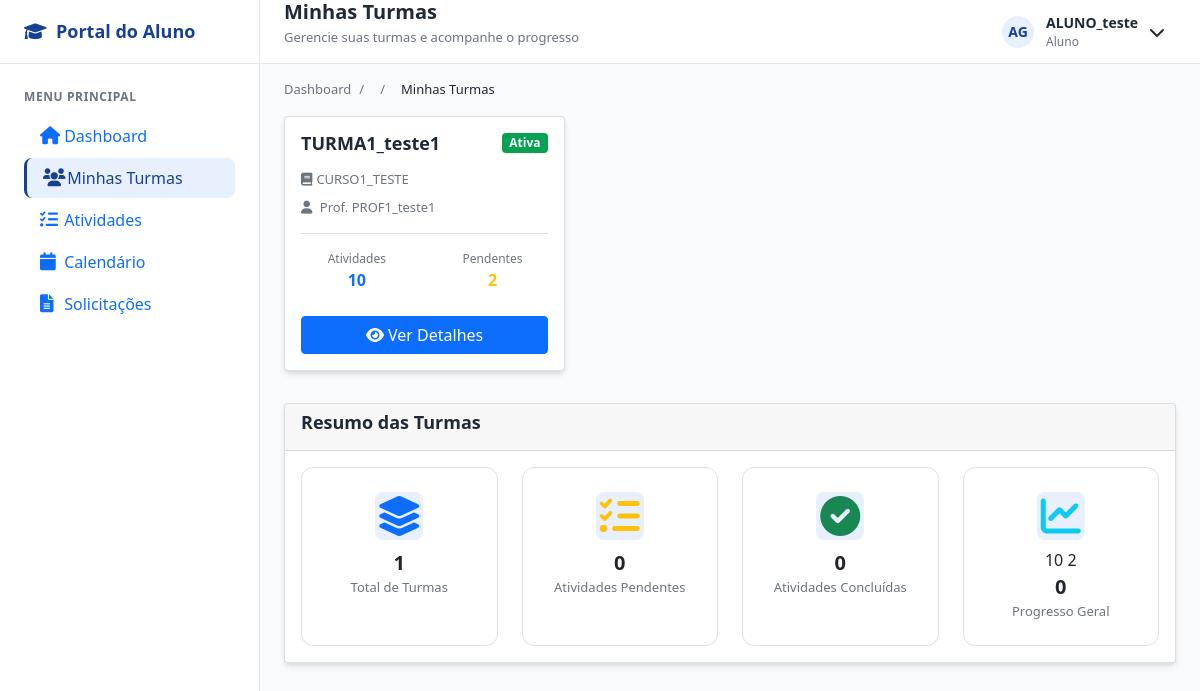
Screenshot of /aluno/turmas/ (signed in) with the database file from the repository.
### login/models.py (models this page shows, shortened)
class Usuario(AbstractUser):
    TIPO_USUARIO = [
        ('aluno', 'Aluno'),
        ('professor', 'Professor'),
        ('secretaria', 'Secretaria'),
    ]
    usuario_id = models.AutoField(primary_key=True)
    nome = models.CharField('Nome', max_length=100, blank=True, null=True)
    sobrenome = models.CharField('Sobrenome', max_length=100, blank=True, null=True)
    email = models.EmailField('E-mail', unique=True, default=None)
    data_nascimento = models.DateField('Data de Nascimento', blank=True, null=True)
    contato = models.CharField(max_length=20, unique=True, blank=True, null=True)
    cpf = models.CharField(max_length=14, unique=True, blank=True, null=True)
    endereco = models.TextField('Endereço', blank=True, null=True)
    tipo = models.CharField(max_length=10, choices=TIPO_USUARIO)
    USERNAME_FIELD = 'email'
    REQUIRED_FIELDS = ['nome','sobrenome','cpf', 'tipo', 'username' ]
    class Meta:
        db_table = 'Usuario'

class Professor(models.Model):
    professor_id = models.AutoField(primary_key=True)
    usuario = models.OneToOneField(Usuario, on_delete=models.CASCADE)
    salario = models.DecimalField(max_digits=10, decimal_places=2)
    status = models.BooleanField(default=True)
    class Meta:
        db_table = 'Professor'

### cursos/models.py (models this page shows, shortened)
class Turma(models.Model):
    TIPO_AULA = [
        ('presencial', 'Presencial'),
        ('semi', 'Semi-presencial'),
        ('ead', 'EAD'),
    ]
    turma_id = models.AutoField(primary_key=True)
    nome = models.CharField(max_length=100, null=True, blank=True)
    curso = models.ForeignKey(Curso, on_delete=models.CASCADE)
    professor = models.ForeignKey('login.professor', on_delete=models.SET_NULL,  # Ou models.SET_DEFAULT
        null=True,                  # Permite NULL
        blank=True,
        default=None)
    data_inicio = models.DateField()
    data_fim = models.DateField( null=True, blank=True)
    dias_semana = models.CharField(max_length=50)
    entrada_horas = models.CharField(max_length=100, null=True, blank=True)
    saida_horas = models.CharField(max_length=100, null=True, blank=True)
    tipo = models.CharField(max_length=10, choices=TIPO_AULA)
    status = models.BooleanField(default=True)
    class Meta:
        db_table = 'Turma'

class Curso(models.Model):
    nome = models.CharField(max_length=150, unique=True, verbose_name="Nome do Curso", default="Sem Nome")
    descricao = models.TextField(blank=True, verbose_name="Descrição")
    carga_horaria = models.PositiveIntegerField(verbose_name="Carga Horária (h)", default=40)
    ativo = models.BooleanField(default=True, verbose_name="Ativo")
    disciplinas = models.ManyToManyField('Disciplina', through='GradeCurricular', blank=True, related_name='cursos')
    class Meta:
        verbose_name = "curso"
        verbose_name_plural = "cursos"
        ordering = ["nome"]

### aluno/views.py (the view)
# urls.py: path('turmas/', views.minhas_turmas, name='minhas_turmas'),
@login_required
@aluno_required
def minhas_turmas(request):
    try:
        aluno = request.user.aluno
    except:
        return render(request, "aluno/error.html", {
            "message": "Perfil de aluno não encontrado."
        })
    matriculas = Matricula.objects.filter(aluno=aluno, status_matricula=True)
    turmas = [matricula.turma for matricula in matriculas]
    turmas_com_info = []
    total_pendentes_geral = 0
    total_atividades_geral = 0
    for turma in turmas:
        atividades_turma = Atividade.objects.filter(turma=turma)
        atividades_pendentes = atividades_turma.filter(
            data_entrega__gte=timezone.now()
        ).count()
        total_atividades = atividades_turma.count()
        total_pendentes_geral += atividades_pendentes
        total_atividades_geral += total_atividades
        turmas_com_info.append({
            'turma': turma,
            'atividades_pendentes': atividades_pendentes,
            'total_atividades': total_atividades,
        })
    total_concluidas = total_atividades_geral - total_pendentes_geral
    progresso_geral = f"{total_concluidas}/{total_atividades_geral}" if total_atividades_geral > 0 else "0"
    context = {
        'turmas_com_info': turmas_com_info,
        'total_turmas': len(turmas_com_info),
        'total_pendentes_geral': total_pendentes_geral,
        'total_atividades_geral': total_atividades_geral,
        'total_concluidas': total_concluidas,
        'progresso_geral': progresso_geral,
    }
    return render(request, "aluno/minhas_turmas.html", context)

### aluno/templates/aluno/minhas_turmas.html (shortened to what this page needs)
{% extends "aluno/base.html" %}
{% load static %}
{% block page_subtitle %}Gerencie suas turmas e acompanhe o progresso{% endblock %}
{% block breadcrumb %}
<div class="breadcrumb-item">
    <span class="breadcrumb-link active">Minhas Turmas</span>
</div>
{% endblock %}
{% block content %}
{% if turmas_com_info %}
    <div class="grid grid-cols-1 md:grid-cols-2 lg:grid-cols-3 gap-4 mb-6">
        {% for turma_info in turmas_com_info %}
        <div class="card h-100">
            <div class="card-body">
                <div class="d-flex justify-content-between align-items-start mb-3">
                    <h5 class="card-title mb-0">{{ turma_info.turma.nome }}</h5>
                    <span class="badge badge-success">Ativa</span>
                </div>
                <p class="text-sm text-muted mb-2">
                    <i class="fas fa-book me-1"></i>{{ turma_info.turma.curso.nome }}
                </p>
                <p class="text-sm text-muted mb-3">
                    <i class="fas fa-user me-1"></i>
                    {% if turma_info.turma.professor %}
                        Prof. {{ turma_info.turma.professor.usuario.nome }}
                    {% else %}
                        Professor não definido
                    {% endif %}
                </p>
                <div class="border-top pt-3 mt-3">
                    <div class="grid grid-cols-2 text-center">
                        <div>
                            <div class="text-xs text-muted">Atividades</div>
                            <div class="text-lg font-bold text-primary">{{ turma_info.total_atividades }}</div>
                        </div>
                        <div>
                            <div class="text-xs text-muted">Pendentes</div>
                            <div class="text-lg font-bold text-warning">{{ turma_info.atividades_pendentes }}</div>
                        </div>
                    </div>
                </div>
                <div class="mt-4">
                    <a href="{% url 'aluno:detalhes_turma' turma_info.turma.turma_id %}"
                       class="btn btn-primary btn-full">
                        <i class="fas fa-eye me-1"></i>Ver Detalhes
                    </a>
                </div>
            </div>
        </div>
        {% endfor %}
    </div>
{% endif %}
<div class="card">
    <div class="card-header">
        <h3 class="card-title">Resumo das Turmas</h3>
    </div>
    <div class="card-body">
        <div class="grid grid-cols-1 md:grid-cols-4 gap-4">
            <div class="border rounded-lg p-4 text-center">
                <div class="stat-icon text-primary mb-2">
                    <i class="fas fa-layer-group fa-2x"></i>
                </div>
                <div class="text-2xl font-bold text-dark">{{ turmas_com_info|length }}</div>
                <div class="text-sm text-muted">Total de Turmas</div>
            </div>
            <div class="border rounded-lg p-4 text-center">
                <div class="stat-icon text-warning mb-2">
                    <i class="fas fa-tasks fa-2x"></i>
                </div>
                {% with total_pendentes=0 %}
                    <div class="text-2xl font-bold text-dark">{{ total_pendentes }}</div>
                {% endwith %}
                <div class="text-sm text-muted">Atividades Pendentes</div>
            </div>
            <div class="border rounded-lg p-4 text-center">
                <div class="stat-icon text-success mb-2">
                    <i class="fas fa-check-circle fa-2x"></i>
                </div>
                {% with total_atividades=0 total_pendentes=0 %}
                    <div class="text-2xl font-bold text-dark">{{ total_atividades }}</div>
                {% endwith %}
                <div class="text-sm text-muted">Atividades Concluídas</div>
            </div>
            <div class="border rounded-lg p-4 text-center">
                <div class="stat-icon text-info mb-2">
                    <i class="fas fa-chart-line fa-2x"></i>
                </div>
                {% with total_atividades=0 total_pendentes=0 %}
                    {% for turma in turmas_com_info %}
                        {% widthratio turma.total_atividades 1 1 as total %}
                        {% widthratio turma.atividades_pendentes 1 1 as pendentes %}
                        {{ total_atividades|add:total }}
                        {{ total_pendentes|add:pendentes }}
                    {% endfor %}
                    {% if total_atividades > 0 %}
                        <div class="text-2xl font-bold text-dark">{{ total_atividades|add:"-total_pendentes" }}/{{ total_atividades }}</div>
                    {% else %}
                        <div class="text-2xl font-bold text-dark">0</div>
                    {% endif %}
                {% endwith %}
                <div class="text-sm text-muted">Progresso Geral</div>
            </div>
        </div>
    </div>
</div>
{% endblock %}

### aluno/templates/aluno/base.html (shortened to what this page needs)
{% load static %}
<!DOCTYPE html>
<html lang="pt-br">
<head>
    <link rel="stylesheet" href="{% static 'aluno/aluno_styles.css' %}">
    <link href="https://cdn.jsdelivr.net/npm/bootstrap@5.1.3/dist/css/bootstrap.min.css" rel="stylesheet">
    <link href="https://cdnjs.cloudflare.com/ajax/libs/font-awesome/6.0.0/css/all.min.css" rel="stylesheet">
</head>
<body>
    <div class="container-app">
        <aside class="sidebar" id="sidebar">
            <div class="sidebar-header">
                <div class="sidebar-brand">
                    <i class="fas fa-graduation-cap nav-icon"></i>
                    <span>Portal do Aluno</span>
                </div>
            </div>
            <nav class="sidebar-nav">
                <div class="nav-group">
                    <div class="nav-group-title">Menu Principal</div>
                    <div class="nav-item">
                        <a href="{% url 'aluno:dashboard_aluno' %}" class="nav-link {% if request.resolver_match.url_name == 'dashboard_aluno' %}active{% endif %}">
                            <i class="fas fa-home nav-icon"></i>
                            <span>Dashboard</span>
                        </a>
                    </div>
                    <div class="nav-item">
                        <a href="{% url 'aluno:minhas_turmas' %}" class="nav-link {% if 'turma' in request.resolver_match.url_name %}active{% endif %}">
                            <i class="fas fa-users nav-icon"></i>
                            <span>Minhas Turmas</span>
                        </a>
                    </div>
                    <div class="nav-item">
                        <a href="{% url 'aluno:lista_atividades' %}" class="nav-link {% if 'atividades' in request.resolver_match.url_name %}active{% endif %}">
                            <i class="fas fa-tasks nav-icon"></i>
                            <span>Atividades</span>
                        </a>
                    </div>
                    <div class="nav-item">
                        <a href="{% url 'aluno:calendario' %}" class="nav-link {% if 'calendario' in request.resolver_match.url_name %}active{% endif %}">
                            <i class="fas fa-calendar nav-icon"></i>
                            <span>Calendário</span>
                        </a>
                    </div>
                    <div class="nav-item">
                        <a href="{% url 'aluno:solicitacoes' %}" class="nav-link {% if 'solicitacao' in request.resolver_match.url_name %}active{% endif %}">
                            <i class="fas fa-file-alt nav-icon"></i>
                            <span>Solicitações</span>
                        </a>
                    </div>
                </div>
            </nav>
        </aside>
        <div class="main-content" id="mainContent">
            <header class="topbar" id="topbar">
                <div class="topbar-left">
                    <div class="page-title">
                        <h1>{% block page_title %}Dashboard{% endblock %}</h1>
                        <p>{% block page_subtitle %}Bem-vindo ao portal{% endblock %}</p>
                    </div>
                </div>
                <div class="topbar-right">
                    <div class="user-menu">
                        <div class="user-trigger" id="userTrigger">
                            <div class="user-avatar">
                                {{ request.user.nome|first|upper }}{{ request.user.sobrenome|first|upper|default:"" }}
                            </div>
                            <div class="user-info d-none d-md-flex">
                                <span class="user-name">{{ request.user.nome|default:request.user.email }}</span>
                                <span class="user-role">Aluno</span>
                            </div>
                            <i class="fas fa-chevron-down"></i>
                        </div>
                    </div>
                </div>
            </header>
            <nav class="breadcrumb">
                <div class="breadcrumb-item">
                    <a href="{% url 'aluno:dashboard_aluno' %}" class="breadcrumb-link">Dashboard</a>
                    <span class="breadcrumb-separator">/</span>
                </div>
                {% block breadcrumb %}{% endblock %}
            </nav>
            <main>
                {% block content %}{% endblock %}
            </main>
        </div>
    </div>
</body>
</html>

### rows the page displays
Usuario: user.nome|first "A", user.sobrenome|first "G", user.nome "ALUNO_teste"
Turma: turma.nome "TURMA1_teste1", turma.curso.nome "CURSO1_TESTE", turma.professor.usuario.nome "PROF1_teste1", total_atividades "10", atividades_pendentes "2", total_pendentes "2"

### other values shown
{{ turmas_com_info|length }} "1"
{{ total_pendentes }} "0"
{{ total_atividades }} "0"
